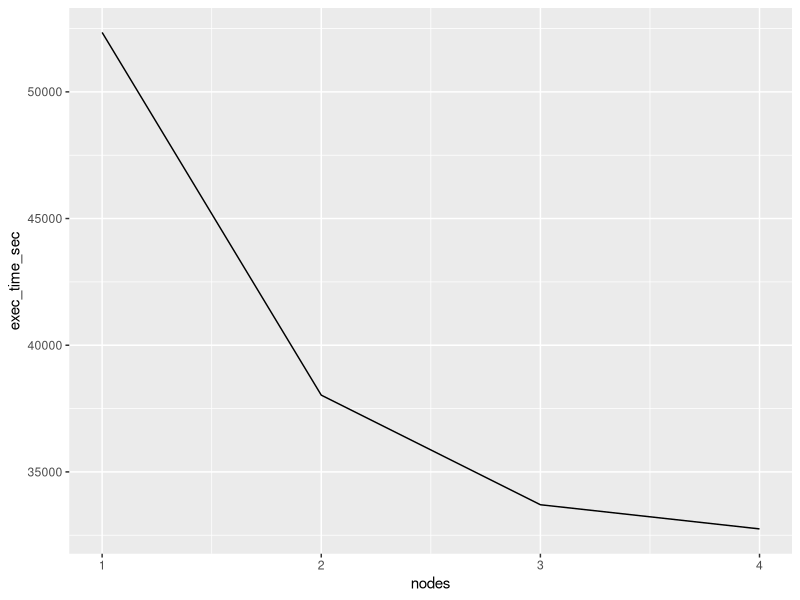
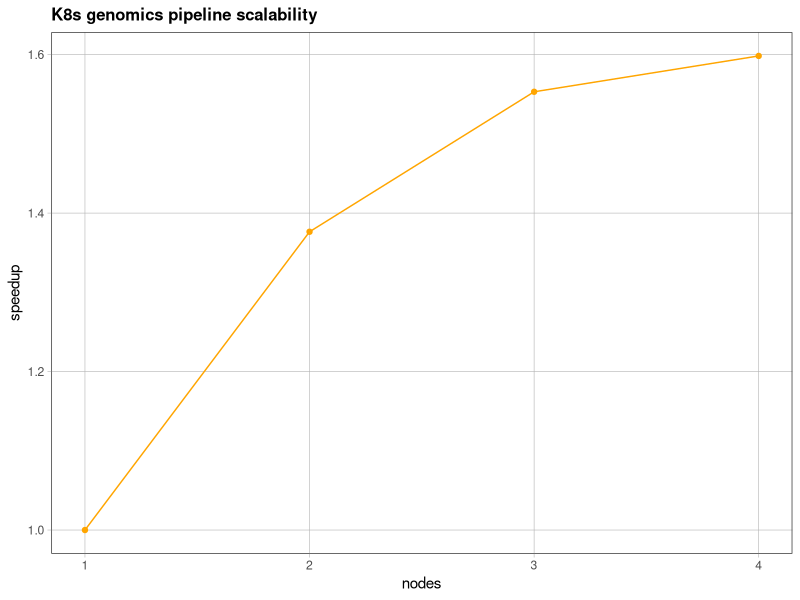

Here is the R script that generated these plots, in order:
library(tidyverse)

times <- read.csv("times.csv")
t1 <- 52346
speedup <-
  times %>%
    mutate(speedup = t1/exec_time_sec)
ggplot(times, aes(nodes, exec_time_sec)) +
  geom_line()

ggplot(speedup, aes(nodes, speedup)) +
  theme_bw() +
  theme(
    plot.title = element_text(face = "bold", size = 12),
    axis.ticks = element_line(colour = "grey70", size = 0.2),
    panel.grid.major = element_line(colour = "grey70", size = 0.2),
    panel.grid.minor = element_blank()
  ) +
  labs(
    title = "K8s genomics pipeline scalability"
  ) +
  geom_line(color = "orange") +
  geom_point(color = "orange")
